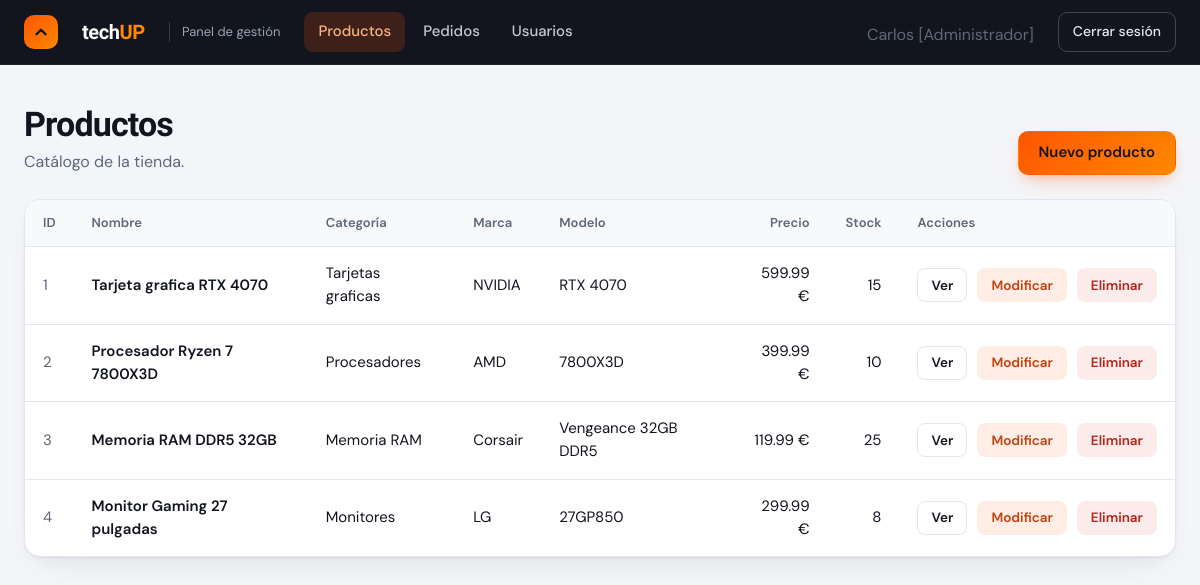
The page /index.php?entity=producto&action=index&rol=0 (signed in) on the database its author committed.
### tables this page shows
CREATE TABLE productos (
    id_producto INT UNSIGNED AUTO_INCREMENT PRIMARY KEY,
    nombre VARCHAR(120) NOT NULL,
    categoria VARCHAR(60) NOT NULL,
    marca VARCHAR(60) NOT NULL,
    modelo VARCHAR(100),
    precio DECIMAL(10, 2) NOT NULL,
    stock INT UNSIGNED NOT NULL DEFAULT 0,

    CONSTRAINT chk_producto_precio
        CHECK (precio >= 0)
);

### controller/CProducto.php (called while the page is built, shortened)
<?php
require_once __DIR__ . "/../model/MProductos.php";
class CProducto
{
    private MProductos $model;
    public function __construct()
    {
        $this->model = new MProductos();
    }
    public function index()
    {
        $productos = $this->model->getAll();
        require_once __DIR__ . "/../view/productos/VProductoIndex.php";
    }
}

### index.php (called while the page is built, shortened)
<?php
CDestino::enrutar();

### db/Conectar.php (called while the page is built)
<?php
class ConexionBD{
    public static function conectar(){
        $conexion = new mysqli("127.0.0.1","root","","tienda_informatica");
        $conexion -> query("SET NAMES 'UTF8' ");
        return $conexion;
    }
}

### model/MProductos.php (called while the page is built, shortened)
<?php
class MProductos
{
    private $db;
    private $data;
    public function __construct()
    {
        $this->db = ConexionBD::conectar();
        $this->data = array();
    }
    public function getAll()
    {
        $consulta = $this->db->query("SELECT * FROM productos");
        while ($filas = $consulta->fetch_assoc()) {
            $this->data[] = $filas;
        }
        return $this->data;
    }
}

### view/productos/VProductoIndex.php (the view, shortened to what this page needs)
<!DOCTYPE html>
<html lang="es">
<head>
    <link rel="stylesheet" href="view/styles.css">
</head>
<body>
    <header class="topbar">
        <div class="topbar-inner">
                <span class="brand-mark" aria-hidden="true"><svg width="18" height="18" viewBox="0 0 24 24" fill="none"
                        stroke="#12151e" stroke-width="3.2" stroke-linecap="round" stroke-linejoin="round">
                        <path d="M6 15l6-6 6 6" />
                    </svg></span>
                <span class="brand-name">tech<b>UP</b></span>
                <span class="brand-tag">Panel de gestión</span>
            <nav class="nav" aria-label="Secciones">
                <a href="?entity=producto&amp;action=index&rol=0" class="is-active" aria-current="page">Productos</a>
                <a href="?entity=pedido&amp;action=index&rol=0">Pedidos</a>
                <a href="?entity=usuario&amp;action=index&rol=0">Usuarios</a>
            </nav>
            <span class="page-sub"> <?= $_SESSION["nombre"] ?>
                <?php
                if ($_SESSION['rol'] == 0) {
                    echo "[Administrador]";
                } else {
                    echo "[Cliente]";
                }
                ?>
            </span>
            <a class="logout" href="?entity=login&amp;action=index">Cerrar sesión</a>
        </div>
    </header>
    <main class="page">
        <div class="page-head">
            <div>
                <h1>Productos</h1>
                <p class="page-sub">Catálogo de la tienda.</p>
            </div>
            <a href="?entity=producto&action=create" class="btn btn-primary">Nuevo producto</a>
        </div>
        <div class="panel table-wrap">
            <table class="table">
                <thead>
                    <tr>
                        <th scope="col">ID</th>
                        <th scope="col">Nombre</th>
                        <th scope="col">Categoría</th>
                        <th scope="col">Marca</th>
                        <th scope="col">Modelo</th>
                        <th scope="col" class="num">Precio</th>
                        <th scope="col" class="num">Stock</th>
                        <th scope="col">Acciones</th>
                    </tr>
                </thead>
                <tbody>
                    <?php
                    foreach ($productos as $dato) {
                        echo "<tr>
                            <td class='muted'>" . $dato['id_producto'] . "</td>";
                        echo "<td class='strong'>" . $dato['nombre'] . "</td>";
                        echo "<td>" . $dato['categoria'] . "</td>";
                        echo "<td>" . $dato['marca'] . "</td>";
                        echo "<td>" . $dato['modelo'] . "</td>";
                        echo "<td class='num'>" . $dato['precio'] . " €</td>";
                        echo "<td class='num'>" . $dato['stock'] . "</td>";
                        echo "<td class='actions'>
                            <a href='?entity=producto&action=show&id=" . $dato['id_producto'] . "' class='btn btn-sm btn-view'>Ver</a>
                            <a href='?entity=producto&action=edit&id=" . $dato['id_producto'] . "' class='btn btn-sm btn-edit'>Modificar</a>
                            <a href='?entity=producto&action=destroy&id=" . $dato['id_producto'] . "' class='btn btn-sm btn-delete' onclick=\"return confirm('¿Seguro que quieres eliminar este producto?');\">Eliminar</a>
                            </td>
                            </tr>";
                    }
                    ?>
                </tbody>
            </table>
        </div>
    </main>
</body>
</html>

### view/styles.css (style rules this page uses)
:root { --bg: #F4F5F8; --surface: #ffffff; --surface-2: #F8F9FB; --ink: #12151e; --muted: #5f6878; --line: #e3e6ee; --brand: #FF5500; --brand-2: #FF8800; --brand-text: #C2410C; --graphite: #12151e; --graphite-2: #1c202b; --danger: #b42318; --shadow: 0 1px 2px rgba(18, 21, 30, .05), 0 12px 28px -16px rgba(18, 21, 30, .18); --pendiente-fg: #8a5a00; --pendiente-bg: rgba(245, 166, 35, .18); --pagado-fg: #1d4ed8; --pagado-bg: rgba(59, 130, 246, .13); --enviado-fg: #6d28d9; --enviado-bg: rgba(139, 92, 246, .14); --entregado-fg: #13703a; --entregado-bg: rgba(34, 197, 94, .16); --cancelado-fg: #b42318; --cancelado-bg: rgba(239, 68, 68, .13); --admin-fg: #C2410C; --admin-bg: rgba(255, 85, 0, .12); --user-fg: #475467; --user-bg: rgba(100, 116, 139, .14); color-scheme: light dark; }
*, *::before, *::after { box-sizing: border-box; }
html { -webkit-text-size-adjust: 100%; }
body { margin: 0; background: var(--bg); color: var(--ink); font: 400 16px/1.55 "DM Sans", system-ui, "Segoe UI", Roboto, sans-serif; -webkit-font-smoothing: antialiased; }
h1, h2, h3, legend, .brand-name, .auth-slogan { font-family: "Sora", "DM Sans", system-ui, sans-serif; }
a { color: inherit; }
.topbar { position: sticky; top: 0; z-index: 50; background: var(--graphite); color: #fff; border-bottom: 1px solid rgba(255, 255, 255, .06); }
.topbar-inner { max-width: 1200px; margin: 0 auto; padding: 0 24px; height: 64px; display: flex; align-items: center; gap: 24px; }
.brand-mark { width: 34px; height: 34px; border-radius: 10px; display: grid; place-items: center; background: linear-gradient(135deg, var(--brand), var(--brand-2)); }
.brand-name { font-weight: 700; font-size: 20px; letter-spacing: -.02em; }
.brand-name b { color: var(--brand-2); font-weight: 700; }
.brand-tag { font-size: 13px; color: #9aa3b5; padding-left: 12px; border-left: 1px solid rgba(255, 255, 255, .16); }
.nav { display: flex; gap: 4px; flex: 1; min-width: 0; overflow-x: auto; scrollbar-width: none; }
.nav a { padding: 8px 14px; border-radius: 9px; text-decoration: none; color: #c3c9d6; font-weight: 500; font-size: 15px; white-space: nowrap; transition: background .15s, color .15s; }
.nav a.is-active { background: rgba(255, 85, 0, .18); color: #FFB27F; }
.logout { flex-shrink: 0; padding: 8px 14px; border: 1px solid rgba(255, 255, 255, .2); border-radius: 9px; text-decoration: none; color: #e6e9f0; font-size: 14px; font-weight: 500; transition: background .15s; }
.page { max-width: 1200px; margin: 0 auto; padding: 40px 24px 80px; }
.page-head { display: flex; align-items: flex-end; justify-content: space-between; flex-wrap: wrap; gap: 16px; margin-bottom: 24px; }
.page-head h1 { margin: 0; font-size: clamp(26px, 3.2vw, 34px); line-height: 1.15; letter-spacing: -.025em; }
.page-sub { margin: 6px 0 0; color: var(--muted); }
.panel { background: var(--surface); border: 1px solid var(--line); border-radius: 16px; box-shadow: var(--shadow); }
.table-wrap { overflow-x: auto; }
.table { width: 100%; border-collapse: collapse; font-size: 15px; }
.table th { padding: 13px 18px; text-align: left; white-space: nowrap; font-size: 13px; font-weight: 600; color: var(--muted); background: var(--surface-2); border-bottom: 1px solid var(--line); }
.table td { padding: 15px 18px; vertical-align: middle; border-bottom: 1px solid var(--line); }
.table tbody tr:last-child td { border-bottom: 0; }
.table .num { text-align: right; font-variant-numeric: tabular-nums; }
.table .muted { color: var(--muted); }
.table .strong { font-weight: 600; }
.table .actions { white-space: nowrap; }
.table .actions a + a { margin-left: 6px; }
.btn { display: inline-flex; align-items: center; justify-content: center; gap: 8px; height: 44px; padding: 0 20px; border: 1.5px solid transparent; border-radius: 10px; font: 600 15px/1 "DM Sans", system-ui, sans-serif; text-decoration: none; cursor: pointer; transition: transform .12s, box-shadow .15s, background .15s, border-color .15s; }
.btn-primary { color: var(--graphite); background: linear-gradient(135deg, var(--brand), var(--brand-2)); box-shadow: 0 8px 18px -8px rgba(255, 85, 0, .6); }
.btn-sm { height: 34px; padding: 0 13px; border-radius: 8px; font-size: 13.5px; }
.btn-view { color: var(--ink); background: transparent; border-color: var(--line); }
.btn-edit { color: var(--brand-text); background: rgba(255, 85, 0, .1); }
.btn-delete { color: var(--danger); background: rgba(220, 38, 38, .09); }

### rows shown on the page
productos: id_producto "1", nombre "Tarjeta grafica RTX 4070", categoria "Tarjetas graficas", marca "NVIDIA", modelo "RTX 4070", precio "599.99", stock "15"
productos: id_producto "2", nombre "Procesador Ryzen 7 7800X3D", categoria "Procesadores", marca "AMD", modelo "7800X3D", precio "399.99", stock "10"
productos: id_producto "3", nombre "Memoria RAM DDR5 32GB", categoria "Memoria RAM", marca "Corsair", modelo "Vengeance 32GB DDR5", precio "119.99", stock "25"
productos: id_producto "4", nombre "Monitor Gaming 27 pulgadas", categoria "Monitores", marca "LG", modelo "27GP850", precio "299.99", stock "8"

### other values the page prints
$_SESSION["nombre"] "Carlos"
